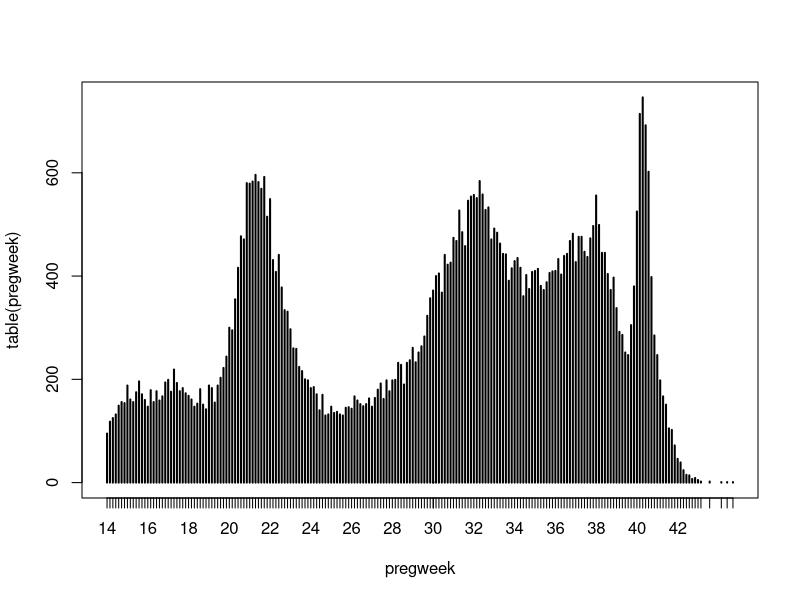
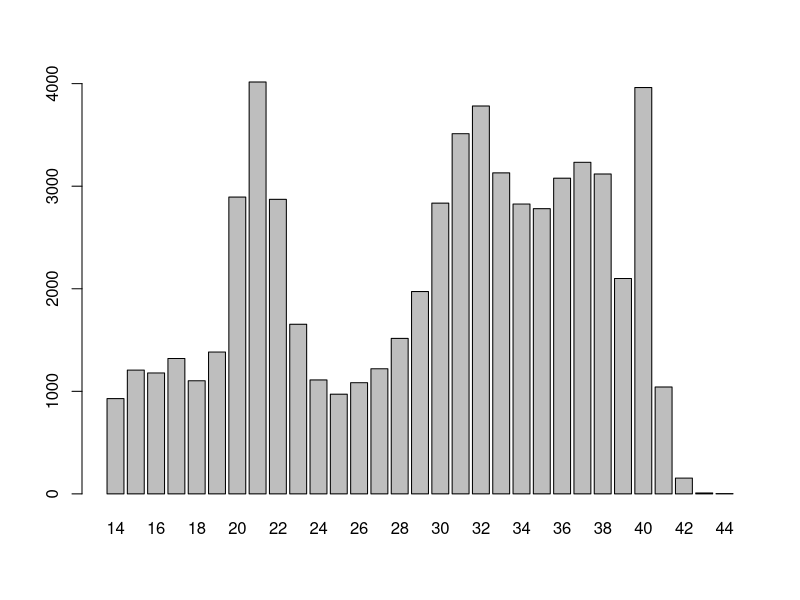
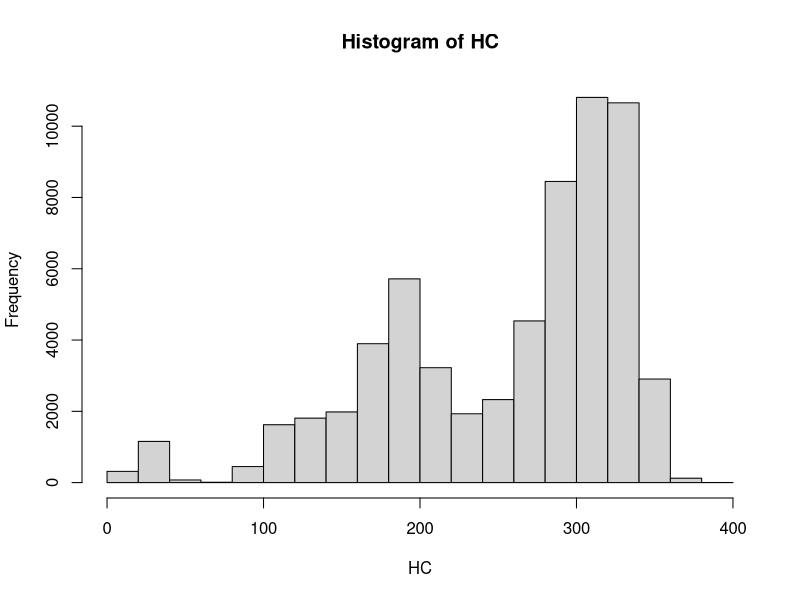
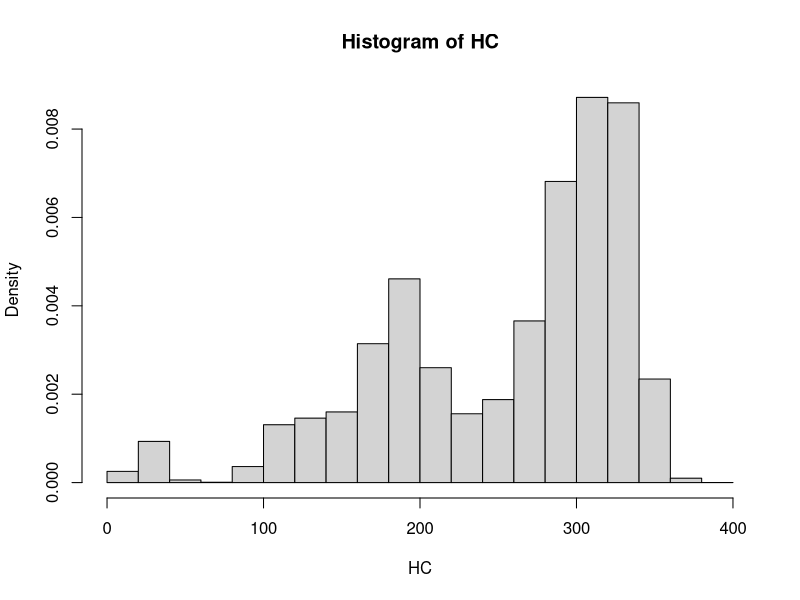
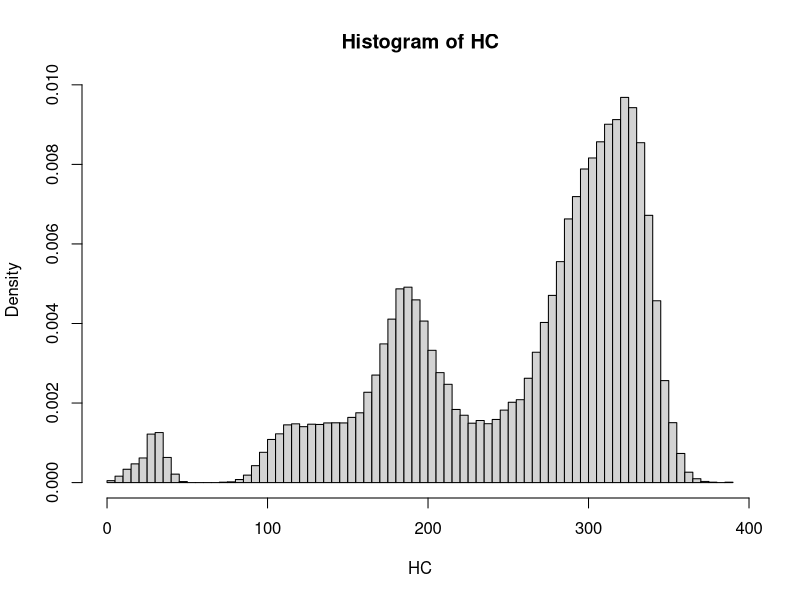
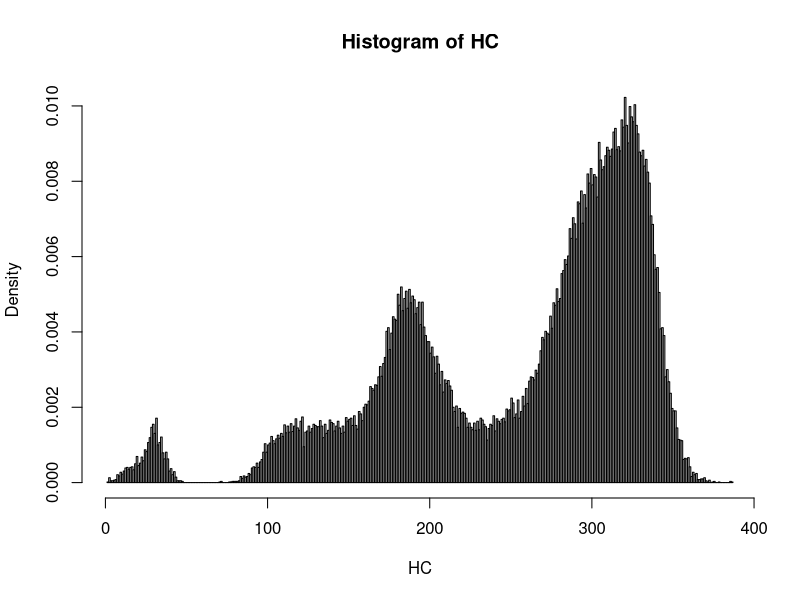
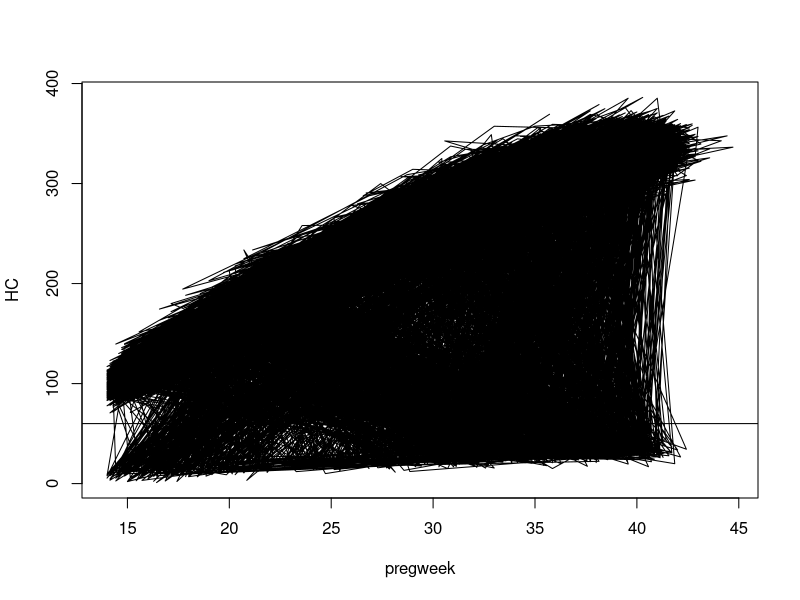
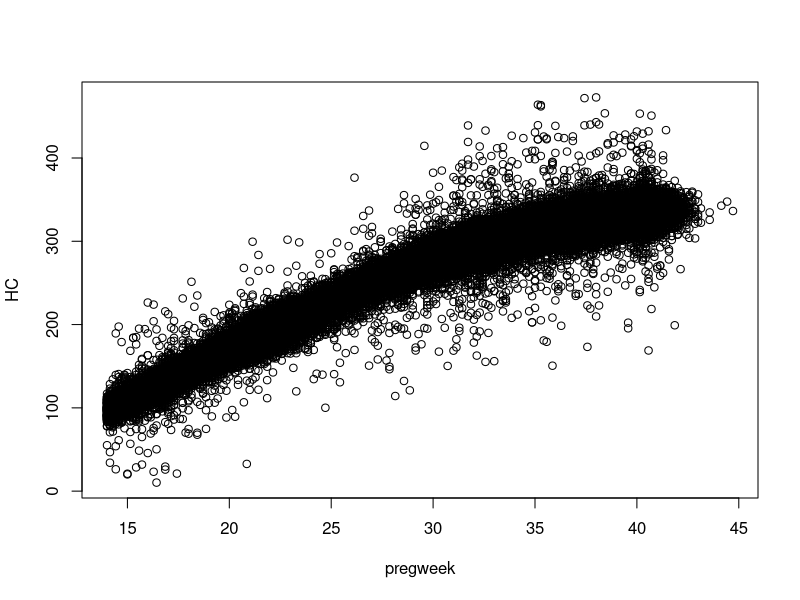

Reproduce these figures in R, in order.
# Data is based on real data, but random noise was added to observations
(WD <- getwd())
if (!is.null(WD)) setwd(WD)
back_d <- '../' 
wd <- "~/Users/user/Documents/Carmel/RProjects/"
(setwd(back_d))
(setwd(wd))
(setwd(WD))

?setwd
#loading the file
setwd("~/R_Language/Stats_Principles/data/")
dat <- read.csv("HC_only.csv")
head(dat)

# descriptive: week
pregweek <- dat$week
table(pregweek)
plot(table(pregweek))
table(floor(pregweek))
barplot(table(floor(pregweek)))

# we may decide to remove weeks>= 40
# clearly, the distribution is not uniform - many measures around weeks 22 and 33
# and just before delivery (week 40) or after week 40

# descriptive: HC
HC <- dat$HC
table(HC)
hist(HC)
hist(HC,freq=F)
hist(HC,freq=F,breaks=100)
hist(HC,freq=F,breaks=500)

# Joint
plot(pregweek,HC, type="l")
# problem....different units (mm/cm)
# a fast fix:
?abline
abline(h=60)
HC[HC<60] <- HC[HC<60]*10 # if HC smaller than 60, multiply*10 (cm > mm)
plot(pregweek,HC)
# still many outliers - what can we do?


# week 30
HC30 <- HC[floor(pregweek)==30]

# mean and variance
mean(HC30)
sum(HC30)/length(HC30)
var(HC30)
sum((HC30-mean(HC30))^2)/length(HC30)
sum((HC30-mean(HC30))^2)/(length(HC30)-1)

# plots and other descriptive stats
hist(HC30)
hist(HC30,breaks=100)
hist(HC30,breaks=500)

# empirical cumulative distribution function
ecdf30 <- ecdf(HC30)
ecdf30(270)
ecdf30(280)
ecdf30(c(250,260,270,280,290,300))
plot(ecdf30)

# Quantiles / percentiles
quantile(HC30,0.437)
quantile(HC30,c(0.03,0.05,0.1,0.9,0.95))

# basic statistics
mean(HC30)
median(HC30)
summary(HC30)
summary(dat)
mean30 <- mean(HC30)
med30 <- median(HC30)
mean(abs(HC30-mean30))
mean(abs(HC30-med30))
mean((HC30-mean30)^2)
mean((HC30-med30)^2)
var(HC30)
sd(HC30)


# normalizing
Z.HC30 <- (HC30-mean(HC30))/sd(HC30)
mean(Z.HC30)
sd(Z.HC30)
hist(HC30,freq=F,breaks=200)
hist(Z.HC30,freq=F,breaks=200)

Z.week <- (pregweek-mean(pregweek))/sd(pregweek)
mean(Z.week)
sd(Z.week)
hist(Z.week,freq=F,breaks = 500)
hist(pregweek,freq=F,breaks = 500)
